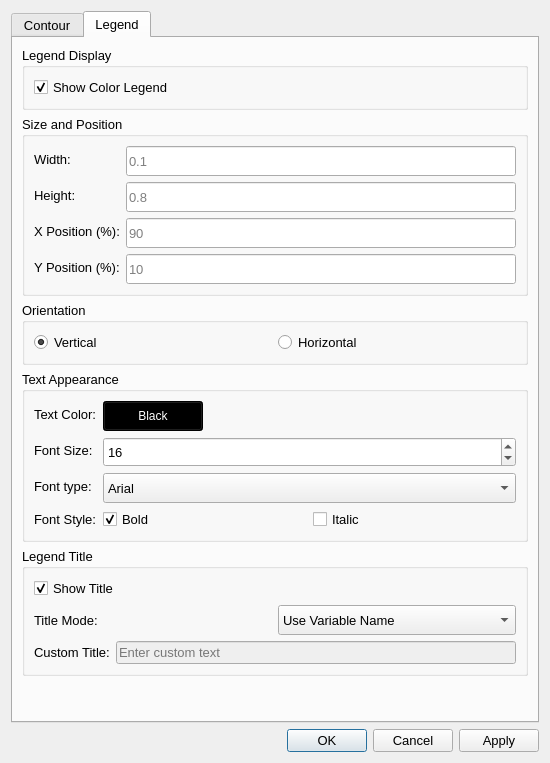
<?xml version="1.0" encoding="UTF-8"?>
<ui version="4.0">
 <class>ColorBarDialog</class>
 <widget class="QDialog" name="ColorBarDialog">
  <property name="geometry">
   <rect>
    <x>0</x>
    <y>0</y>
    <width>550</width>
    <height>763</height>
   </rect>
  </property>
  <property name="font">
   <font>
    <pointsize>10</pointsize>
   </font>
  </property>
  <property name="windowTitle">
   <string>Contour &amp; Legend Settings</string>
  </property>
  <layout class="QVBoxLayout" name="verticalLayout">
   <item>
    <widget class="QTabWidget" name="tabWidget">
     <property name="currentIndex">
      <number>1</number>
     </property>
     <widget class="QWidget" name="contourTab">
      <attribute name="title">
       <string>Contour</string>
      </attribute>
      <layout class="QVBoxLayout" name="contourTabLayout">
       <item>
        <widget class="QGroupBox" name="variableGroupBox">
         <property name="title">
          <string>Variable Selection</string>
         </property>
         <layout class="QFormLayout" name="variableFormLayout">
          <item row="0" column="0">
           <widget class="QLabel" name="labelParameterName">
            <property name="text">
             <string>Parameter Name:</string>
            </property>
           </widget>
          </item>
          <item row="0" column="1">
           <widget class="QComboBox" name="nameComboBox">
            <property name="minimumSize">
             <size>
              <width>200</width>
              <height>30</height>
             </size>
            </property>
           </widget>
          </item>
          <item row="1" column="0">
           <widget class="QLabel" name="labelParameterRange">
            <property name="text">
             <string>Data Range:</string>
            </property>
           </widget>
          </item>
          <item row="1" column="1">
           <widget class="QLabel" name="textParameterRange">
            <property name="styleSheet">
             <string>QLabel { color: #0066cc; font-weight: bold; }</string>
            </property>
            <property name="text">
             <string>[Min, Max]</string>
            </property>
           </widget>
          </item>
         </layout>
        </widget>
       </item>
       <item>
        <widget class="QGroupBox" name="colorRangeGroupBox">
         <property name="title">
          <string>Color Range</string>
         </property>
         <layout class="QFormLayout" name="colorRangeFormLayout">
          <item row="0" column="0">
           <widget class="QLabel" name="lableColorBarmin">
            <property name="text">
             <string>Minimum:</string>
            </property>
           </widget>
          </item>
          <item row="0" column="1">
           <widget class="QLineEdit" name="textColorBarmin">
            <property name="minimumSize">
             <size>
              <width>200</width>
              <height>30</height>
             </size>
            </property>
            <property name="placeholderText">
             <string>Enter minimum value</string>
            </property>
           </widget>
          </item>
          <item row="1" column="0">
           <widget class="QLabel" name="labelColorBarmax">
            <property name="text">
             <string>Maximum:</string>
            </property>
           </widget>
          </item>
          <item row="1" column="1">
           <widget class="QLineEdit" name="textColorBarMax">
            <property name="minimumSize">
             <size>
              <width>200</width>
              <height>30</height>
             </size>
            </property>
            <property name="placeholderText">
             <string>Enter maximum value</string>
            </property>
           </widget>
          </item>
          <item row="2" column="0">
           <widget class="QLabel" name="labelColorNumber">
            <property name="text">
             <string>Number of Colors:</string>
            </property>
           </widget>
          </item>
          <item row="2" column="1">
           <widget class="QLineEdit" name="textColorNumber">
            <property name="minimumSize">
             <size>
              <width>200</width>
              <height>30</height>
             </size>
            </property>
            <property name="placeholderText">
             <string>10</string>
            </property>
           </widget>
          </item>
         </layout>
        </widget>
       </item>
       <item>
        <widget class="QGroupBox" name="colorMapGroupBox">
         <property name="title">
          <string>Color Map Options</string>
         </property>
         <layout class="QVBoxLayout" name="colorMapLayout">
          <item>
           <widget class="QLabel" name="labelColorMapPreset">
            <property name="text">
             <string>Select a color map from presets:</string>
            </property>
           </widget>
          </item>
          <item>
           <widget class="QComboBox" name="comboColorMapPreset">
            <property name="minimumSize">
             <size>
              <width>0</width>
              <height>32</height>
             </size>
            </property>
            <property name="iconSize">
             <size>
              <width>200</width>
              <height>20</height>
             </size>
            </property>
           </widget>
          </item>
          <item>
           <widget class="QCheckBox" name="checkReverseColorMap">
            <property name="text">
             <string>Reverse Color Map</string>
            </property>
           </widget>
          </item>
         </layout>
        </widget>
       </item>
       <item>
        <spacer name="contourVerticalSpacer">
         <property name="orientation">
          <enum>Qt::Vertical</enum>
         </property>
         <property name="sizeHint" stdset="0">
          <size>
           <width>20</width>
           <height>40</height>
          </size>
         </property>
        </spacer>
       </item>
      </layout>
     </widget>
     <widget class="QWidget" name="legendTab">
      <attribute name="title">
       <string>Legend</string>
      </attribute>
      <layout class="QVBoxLayout" name="legendTabLayout">
       <item>
        <widget class="QGroupBox" name="showLegendGroupBox">
         <property name="title">
          <string>Legend Display</string>
         </property>
         <layout class="QVBoxLayout" name="showLegendLayout">
          <item>
           <widget class="QCheckBox" name="checkShowLegend">
            <property name="text">
             <string>Show Color Legend</string>
            </property>
            <property name="checked">
             <bool>true</bool>
            </property>
           </widget>
          </item>
         </layout>
        </widget>
       </item>
       <item>
        <widget class="QGroupBox" name="legendSizeGroupBox">
         <property name="title">
          <string>Size and Position</string>
         </property>
         <layout class="QFormLayout" name="legendSizeFormLayout">
          <item row="0" column="0">
           <widget class="QLabel" name="labelScalarBarWidth">
            <property name="text">
             <string>Width:</string>
            </property>
           </widget>
          </item>
          <item row="0" column="1">
           <widget class="QLineEdit" name="textScalarBarWidth">
            <property name="minimumSize">
             <size>
              <width>150</width>
              <height>30</height>
             </size>
            </property>
            <property name="placeholderText">
             <string>0.1 </string>
            </property>
           </widget>
          </item>
          <item row="1" column="0">
           <widget class="QLabel" name="labelScalarBarHeight">
            <property name="text">
             <string>Height:</string>
            </property>
           </widget>
          </item>
          <item row="1" column="1">
           <widget class="QLineEdit" name="textScalarBarHeight">
            <property name="minimumSize">
             <size>
              <width>150</width>
              <height>30</height>
             </size>
            </property>
            <property name="placeholderText">
             <string>0.8 </string>
            </property>
           </widget>
          </item>
          <item row="2" column="0">
           <widget class="QLabel" name="labelLegendX">
            <property name="text">
             <string>X Position (%):</string>
            </property>
           </widget>
          </item>
          <item row="2" column="1">
           <widget class="QLineEdit" name="textLegendXPosition">
            <property name="minimumSize">
             <size>
              <width>150</width>
              <height>30</height>
             </size>
            </property>
            <property name="placeholderText">
             <string>90</string>
            </property>
           </widget>
          </item>
          <item row="3" column="0">
           <widget class="QLabel" name="labelLegendY">
            <property name="text">
             <string>Y Position (%):</string>
            </property>
           </widget>
          </item>
          <item row="3" column="1">
           <widget class="QLineEdit" name="textLegendYPosition">
            <property name="minimumSize">
             <size>
              <width>150</width>
              <height>30</height>
             </size>
            </property>
            <property name="placeholderText">
             <string>10</string>
            </property>
           </widget>
          </item>
         </layout>
        </widget>
       </item>
       <item>
        <widget class="QGroupBox" name="legendOrientationGroupBox">
         <property name="title">
          <string>Orientation</string>
         </property>
         <layout class="QHBoxLayout" name="orientationLayout">
          <item>
           <widget class="QRadioButton" name="radioVertical">
            <property name="text">
             <string>Vertical</string>
            </property>
            <property name="checked">
             <bool>true</bool>
            </property>
           </widget>
          </item>
          <item>
           <widget class="QRadioButton" name="radioHorizontal">
            <property name="text">
             <string>Horizontal</string>
            </property>
           </widget>
          </item>
         </layout>
        </widget>
       </item>
       <item>
        <widget class="QGroupBox" name="textAppearanceGroupBox">
         <property name="title">
          <string>Text Appearance</string>
         </property>
         <layout class="QFormLayout" name="textAppearanceFormLayout">
          <item row="0" column="0">
           <widget class="QLabel" name="labelTextColor">
            <property name="text">
             <string>Text Color:</string>
            </property>
           </widget>
          </item>
          <item row="0" column="1">
           <layout class="QHBoxLayout" name="textColorLayout">
            <item>
             <widget class="QPushButton" name="btnTextColor">
              <property name="minimumSize">
               <size>
                <width>100</width>
                <height>30</height>
               </size>
              </property>
              <property name="styleSheet">
               <string>QPushButton { background-color: black; color: white; }</string>
              </property>
              <property name="text">
               <string>Black</string>
              </property>
             </widget>
            </item>
            <item>
             <spacer name="textColorSpacer">
              <property name="orientation">
               <enum>Qt::Horizontal</enum>
              </property>
              <property name="sizeHint" stdset="0">
               <size>
                <width>40</width>
                <height>20</height>
               </size>
              </property>
             </spacer>
            </item>
           </layout>
          </item>
          <item row="1" column="0">
           <widget class="QLabel" name="labelFontSize">
            <property name="text">
             <string>Font Size:</string>
            </property>
           </widget>
          </item>
          <item row="1" column="1">
           <widget class="QSpinBox" name="spinFontSize">
            <property name="minimumSize">
             <size>
              <width>100</width>
              <height>30</height>
             </size>
            </property>
            <property name="minimum">
             <number>8</number>
            </property>
            <property name="maximum">
             <number>48</number>
            </property>
            <property name="value">
             <number>16</number>
            </property>
           </widget>
          </item>
          <item row="2" column="0">
           <widget class="QLabel" name="labelFontFamily">
            <property name="text">
             <string>Font type:</string>
            </property>
           </widget>
          </item>
          <item row="2" column="1">
           <widget class="QComboBox" name="comboFontFamily">
            <property name="minimumSize">
             <size>
              <width>150</width>
              <height>30</height>
             </size>
            </property>
            <item>
             <property name="text">
              <string>Arial</string>
             </property>
            </item>
            <item>
             <property name="text">
              <string>Times New Roman</string>
             </property>
            </item>
            <item>
             <property name="text">
              <string>Courier New</string>
             </property>
            </item>
            <item>
             <property name="text">
              <string>Helvetica</string>
             </property>
            </item>
           </widget>
          </item>
          <item row="3" column="0">
           <widget class="QLabel" name="labelFontStyle">
            <property name="text">
             <string>Font Style:</string>
            </property>
           </widget>
          </item>
          <item row="3" column="1">
           <layout class="QHBoxLayout" name="fontStyleLayout">
            <item>
             <widget class="QCheckBox" name="checkBold">
              <property name="text">
               <string>Bold</string>
              </property>
              <property name="checked">
               <bool>true</bool>
              </property>
             </widget>
            </item>
            <item>
             <widget class="QCheckBox" name="checkItalic">
              <property name="text">
               <string>Italic</string>
              </property>
             </widget>
            </item>
           </layout>
          </item>
         </layout>
        </widget>
       </item>
       <item>
        <widget class="QGroupBox" name="legendTitleGroupBox">
         <property name="title">
          <string>Legend Title</string>
         </property>
         <layout class="QVBoxLayout" name="legendTitleLayout">
          <item>
           <widget class="QCheckBox" name="checkShowTitle">
            <property name="text">
             <string>Show Title</string>
            </property>
            <property name="checked">
             <bool>true</bool>
            </property>
           </widget>
          </item>
          <item>
           <layout class="QHBoxLayout" name="titleModeLayout">
            <item>
             <widget class="QLabel" name="labelTitleMode">
              <property name="text">
               <string>Title Mode:</string>
              </property>
             </widget>
            </item>
            <item>
             <widget class="QComboBox" name="comboTitleMode">
              <property name="minimumSize">
               <size>
                <width>200</width>
                <height>30</height>
               </size>
              </property>
              <item>
               <property name="text">
                <string>Use Variable Name</string>
               </property>
              </item>
              <item>
               <property name="text">
                <string>Use Custom Text</string>
               </property>
              </item>
             </widget>
            </item>
           </layout>
          </item>
          <item>
           <layout class="QHBoxLayout" name="titleTextLayout">
            <item>
             <widget class="QLabel" name="labelTitleText">
              <property name="text">
               <string>Custom Title:</string>
              </property>
             </widget>
            </item>
            <item>
             <widget class="QLineEdit" name="textTitleText">
              <property name="enabled">
               <bool>false</bool>
              </property>
              <property name="placeholderText">
               <string>Enter custom text</string>
              </property>
             </widget>
            </item>
           </layout>
          </item>
         </layout>
        </widget>
       </item>
       <item>
        <spacer name="legendVerticalSpacer">
         <property name="orientation">
          <enum>Qt::Vertical</enum>
         </property>
         <property name="sizeHint" stdset="0">
          <size>
           <width>20</width>
           <height>40</height>
          </size>
         </property>
        </spacer>
       </item>
      </layout>
     </widget>
    </widget>
   </item>
   <item>
    <widget class="QDialogButtonBox" name="buttonBox">
     <property name="orientation">
      <enum>Qt::Horizontal</enum>
     </property>
     <property name="standardButtons">
      <set>QDialogButtonBox::Apply|QDialogButtonBox::Cancel|QDialogButtonBox::Ok</set>
     </property>
    </widget>
   </item>
  </layout>
 </widget>
 <resources/>
 <connections>
  <connection>
   <sender>buttonBox</sender>
   <signal>accepted()</signal>
   <receiver>ColorBarDialog</receiver>
   <slot>accept()</slot>
   <hints>
    <hint type="sourcelabel">
     <x>248</x>
     <y>254</y>
    </hint>
    <hint type="destinationlabel">
     <x>157</x>
     <y>274</y>
    </hint>
   </hints>
  </connection>
  <connection>
   <sender>buttonBox</sender>
   <signal>rejected()</signal>
   <receiver>ColorBarDialog</receiver>
   <slot>reject()</slot>
   <hints>
    <hint type="sourcelabel">
     <x>316</x>
     <y>260</y>
    </hint>
    <hint type="destinationlabel">
     <x>286</x>
     <y>274</y>
    </hint>
   </hints>
  </connection>
 </connections>
</ui>
